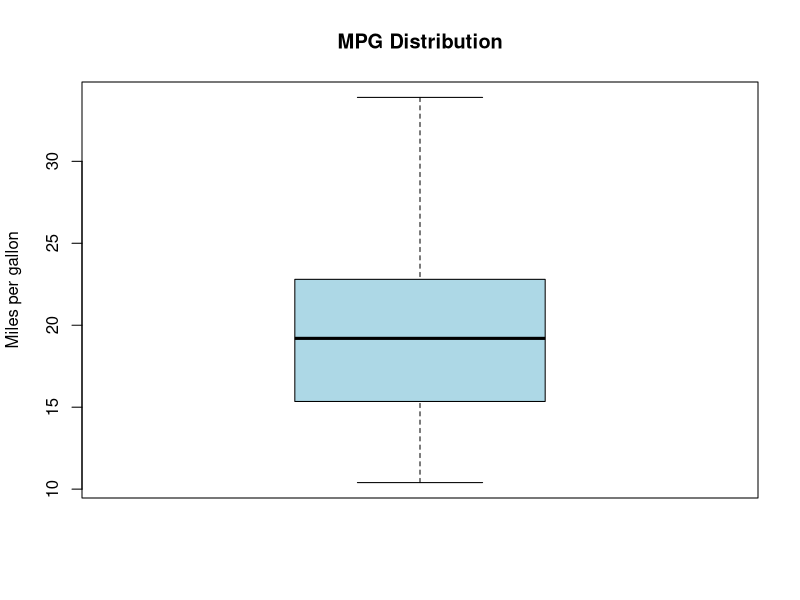

The R source for this figure:
library(tidyverse)
#loading and inspecting data
data(mtcars)
head(mtcars,10)
view(mtcars)
#check structure
str(mtcars)
#dimensions:Rows and columns 
dim(mtcars)
nrow(mtcars)
ncol(mtcars)
#column names
names(mtcars)

#Measures of central tendency
#Calculate mean of mpg(miles per gallon)
cat("Mean:",mean(mtcars$mpg),"\n")
#Handling missing data
data(airquality)
mean(airquality$Ozone)
sum(is.na(airquality$Ozone))
#Remove NA values before calculating
mean(airquality$Ozone,na.rm= TRUE )

#Median
cat("Median:",median(mtcars$mpg),"\n")

#Mode
#Function to find mode
get_mode <- function(x){
  unique_values<-unique(x)
  unique_values[which.max(tabulate(match(x,unique_values)))]
}
get_mode(mtcars$mpg)

cylinders<-mtcars$cyl
get_mode(cylinders)
#count frequency by creating frequency table
cylinder_freq <-table(mtcars$cyl)
print(cylinder_freq)

#measures of spread
#1.Range = Max value -Min value
max_mpg<-max(mtcars$mpg)
min_mpg <- min(mtcars$mpg)
range_mpg <- max_mpg - min_mpg
print(range_mpg)
#Method 2 : Using range function
diff(range(mtcars$mpg))

#SD
std_dev <- sd(mtcars$mpg)
print(std_dev)

#Variance
variance <-var(mtcars$mpg)
sd<-sqrt(variance)
print(variance)

#IQR
quantile(mtcars$mpg)
IQR(mtcars$mpg)

boxplot(mtcars$mpg,
        main="MPG Distribution",
        ylab="Miles per gallon",
        col="lightblue")
#BOX represents IQR
#Line in box = Median
#Dots = Outliers

#Summary function : all statistics at once
summary(mtcars$mpg)
